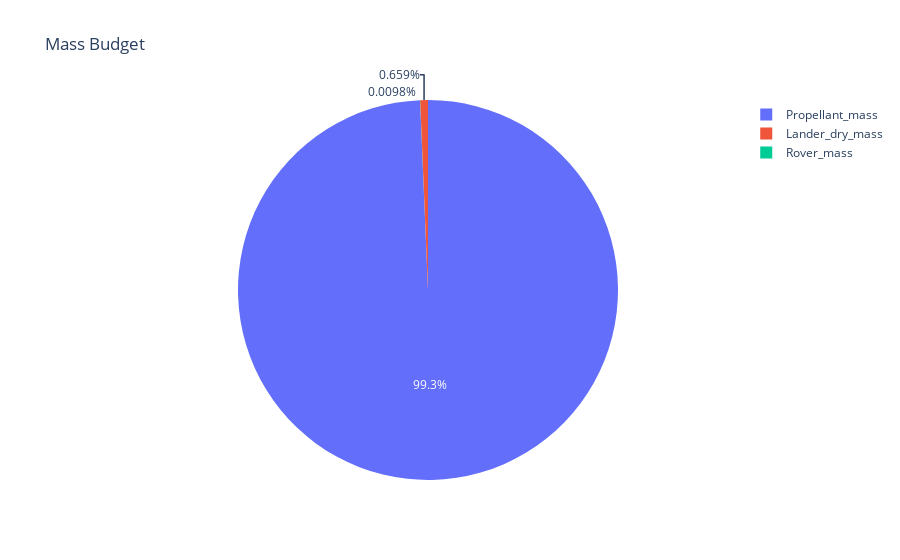

Notebook cell for this chart:
### Markdown cell above
## Pie Chart of Mass Budget Using PLOTLY

### Code cell
mass_fig = px.pie(names=mass_labels,values=mass_values,title='Mass Budget')
mass_fig.show()

### Figure 1 — Plotly figure (JSON) as saved in the notebook; plotly's stock layout.template omitted (floating-point values rounded to 4 significant figures)
{"data": [{"domain": {"x": [0, 1], "y": [0, 1]}, "hovertemplate": "label=%{label}<br>value=%{value}<extra></extra>", "labels": ["Lander_dry_mass", "Rover_mass", "Propellant_mass"], "legendgroup": "", "name": "", "showlegend": true, "type": "pie", "values": [1750.0, 26, 263600.0]}], "layout": {"autosize": true, "legend": {"tracegroupgap": 0}, "title": {"text": "Mass Budget"}}}
